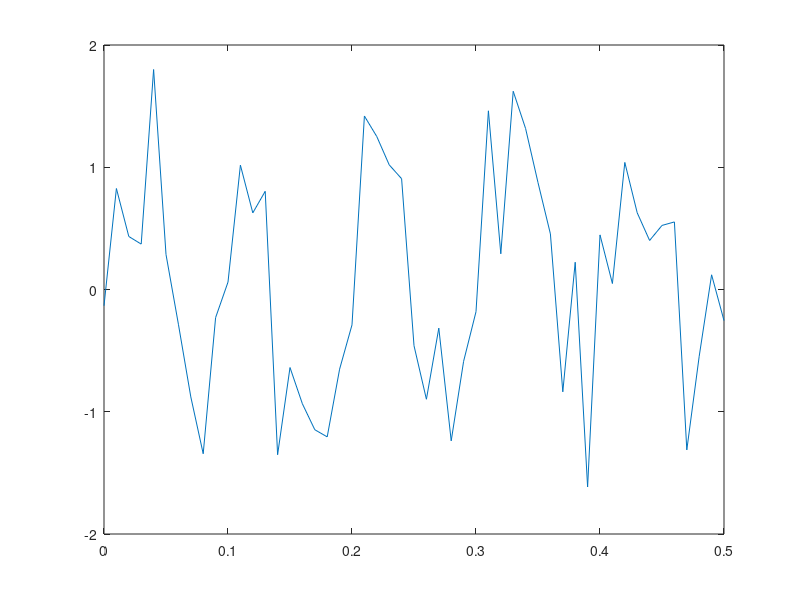
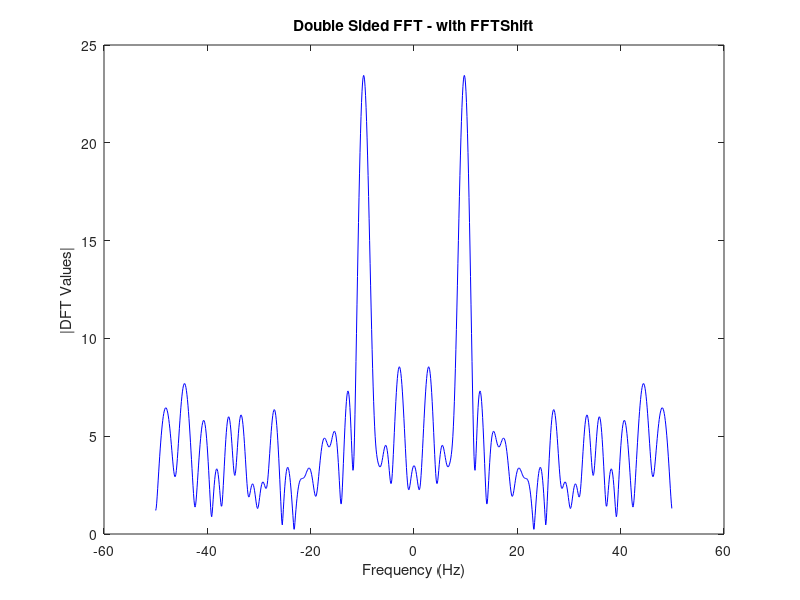

These charts were generated, in order, by the following MATLAB code:
clear;

fs=100;
f = 10;
nCyl = 5;
NFFT = 1024;

t = 0:1/fs:nCyl/f;
x = sin(2*pi*f*t);

y = awgn(x,2)

figure;
plot(t,y)

figure;
X=fftshift(fft(y,NFFT));	 	 
fVals=fs*(-NFFT/2:NFFT/2-1)/NFFT;	 	 
plot(fVals,abs(X),'b');	 	 
title('Double Sided FFT - with FFTShift');	 	 
xlabel('Frequency (Hz)')	 	 
ylabel('|DFT Values|');